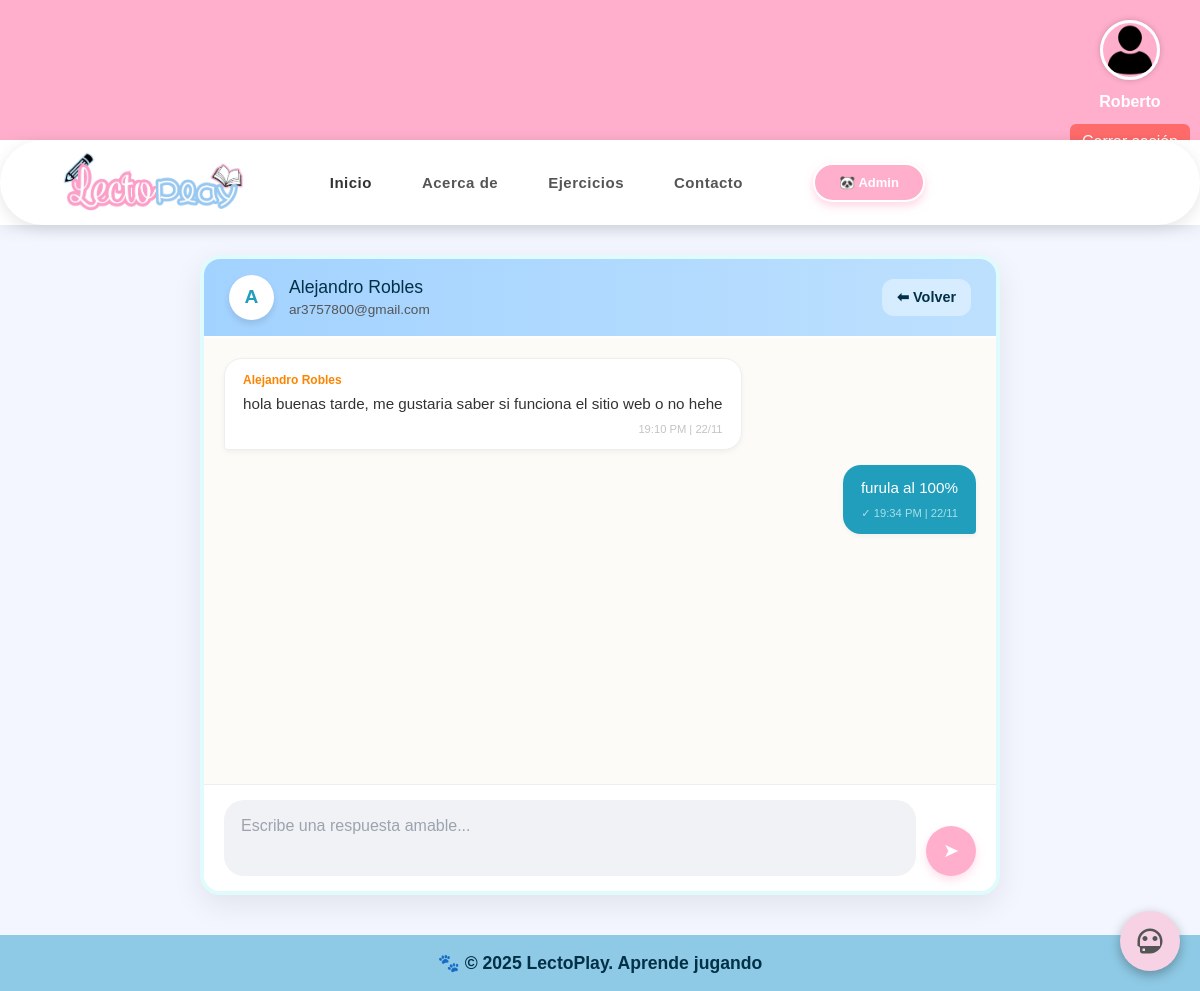
Before: /panel-admin/consultas/1/ (signed in) with the older database file.
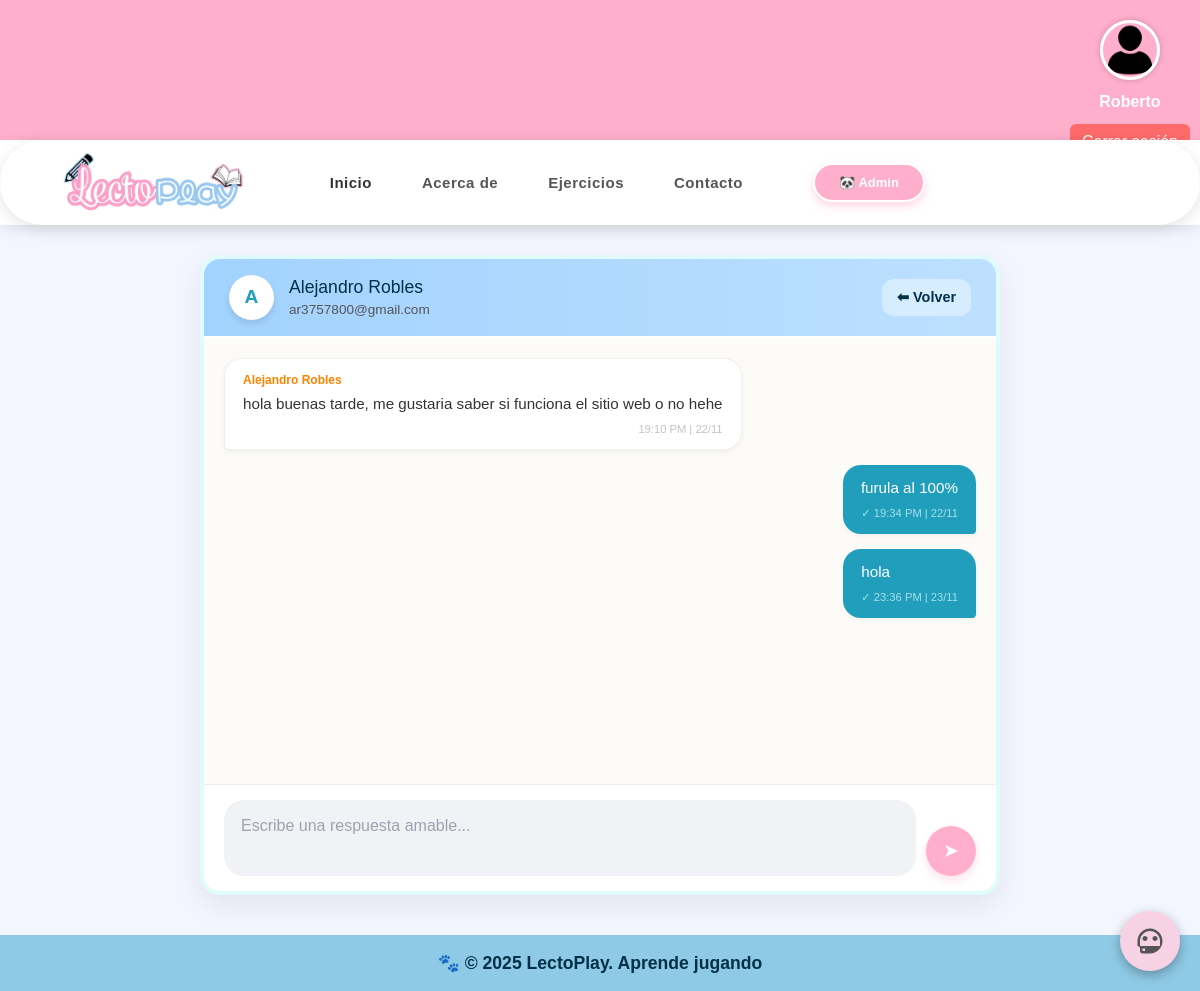
After: the same page with the newer database file.
### app/models.py (models this page shows, shortened)
class Ticket(models.Model):
    contacto = models.ForeignKey(Contacto, on_delete=models.CASCADE, related_name='tickets')
    estado = models.CharField(max_length=20, default='pendiente')   # pendiente / en_proceso / resuelto
    creado = models.DateTimeField(auto_now_add=True)

class Contacto(models.Model):
    nombre = models.CharField(max_length=120)
    correo = models.EmailField()
    mensaje = models.TextField()
    fecha_envio = models.DateField()  # Fecha seleccionada por el usuario
    creado = models.DateTimeField(auto_now_add=True)

class Message(models.Model):
    ticket = models.ForeignKey(Ticket, on_delete=models.CASCADE, related_name='mensajes')
    autor = models.CharField(max_length=10)   # 'usuario' o 'admin'
    contenido = models.TextField()
    creado = models.DateTimeField(auto_now_add=True)

### app/views.py (the view, shortened to what this page needs)
# urls.py: path('panel-admin/consultas/<int:ticket_id>/', views.consulta_detalle, name='consulta_detalle'),
def consulta_detalle(request, ticket_id):
    ticket = Ticket.objects.get(id=ticket_id)
    mensajes = Message.objects.filter(ticket=ticket)
    return render(request, "admin/consulta_detalle.html", {
        "ticket": ticket,
        "mensajes": mensajes
    })

### app/templates/admin/consulta_detalle.html (shortened to what this page needs)
{% extends "home.html" %}
{% load static %}
{% block content %}
<div class="chat-container">
    <div class="chat-header">
        <div class="header-user-info">
            <div class="chat-avatar">
                {{ ticket.contacto.nombre|slice:":1"|upper }}
            </div>
            <div class="header-details">
                <h2>{{ ticket.contacto.nombre }}</h2>
                <p>{{ ticket.contacto.correo }}</p>
            </div>
        </div>
        <a href="{% url 'admin_consultas' %}" class="btn-back">⬅ Volver</a>
    </div>
    <div class="chat-history" id="chatBox">
        {% for m in mensajes %}
            {% if m.autor == 'usuario' %}
                <div class="msg-row msg-user">
                    <div class="bubble">
                        <span class="sender-name">{{ ticket.contacto.nombre }}</span>
                        {{ m.contenido|linebreaksbr }}
                        <span class="msg-time">{{ m.creado|date:"H:i A | d/m" }}</span>
                    </div>
                </div>
            {% else %}
                <div class="msg-row msg-admin">
                    <div class="bubble">
                        {{ m.contenido|linebreaksbr }}
                        <span class="msg-time">✓ {{ m.creado|date:"H:i A | d/m" }}</span>
                    </div>
                </div>
            {% endif %}
        {% endfor %}
    </div>
    <div class="chat-footer">
        <form method="post" class="chat-form">
            <textarea name="respuesta" class="chat-input" rows="2" placeholder="Escribe una respuesta amable..." required></textarea>
            <button type="submit" class="btn-send">➤</button>
        </form>
    </div>
</div>
{% endblock %}

Changed rows visible on the page:
added Message: contenido "hola", creado|d "23:36 PM | 23/11"
